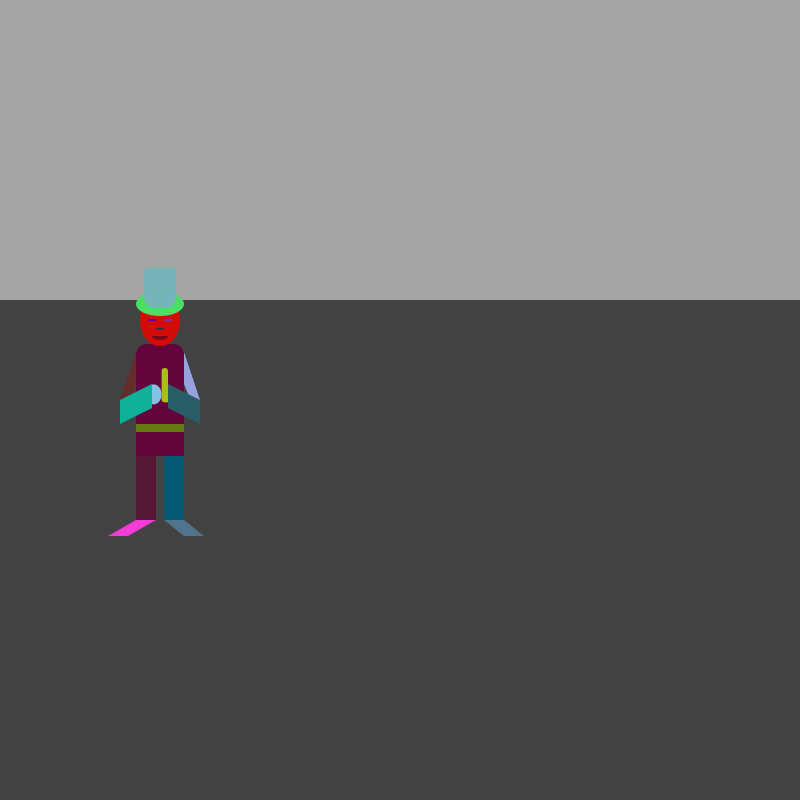
Frame 1 (no input)
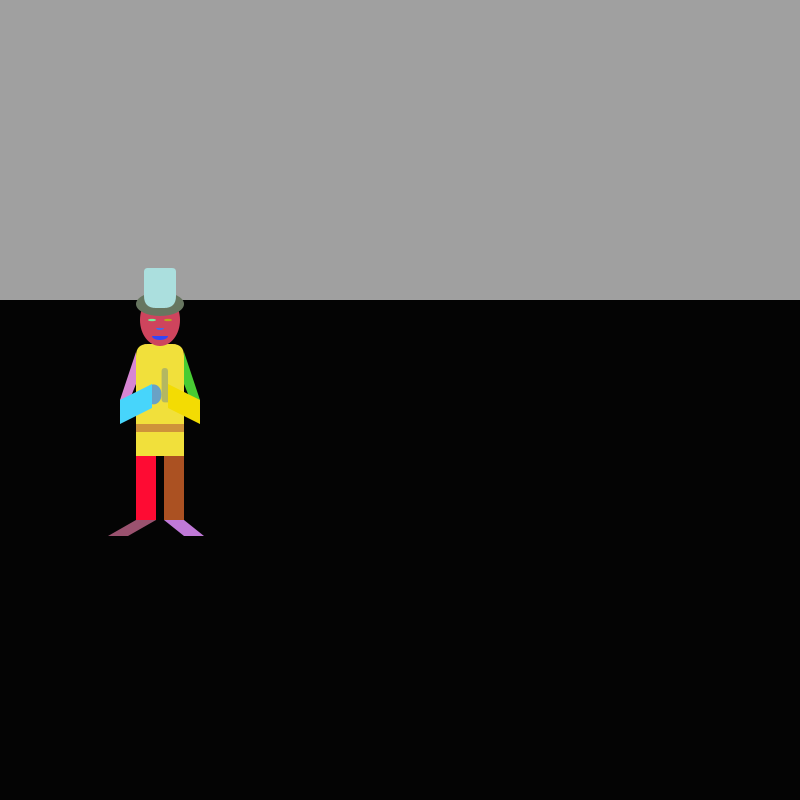
Frame 60 (the mouse pressed at the canvas centre just before this capture)
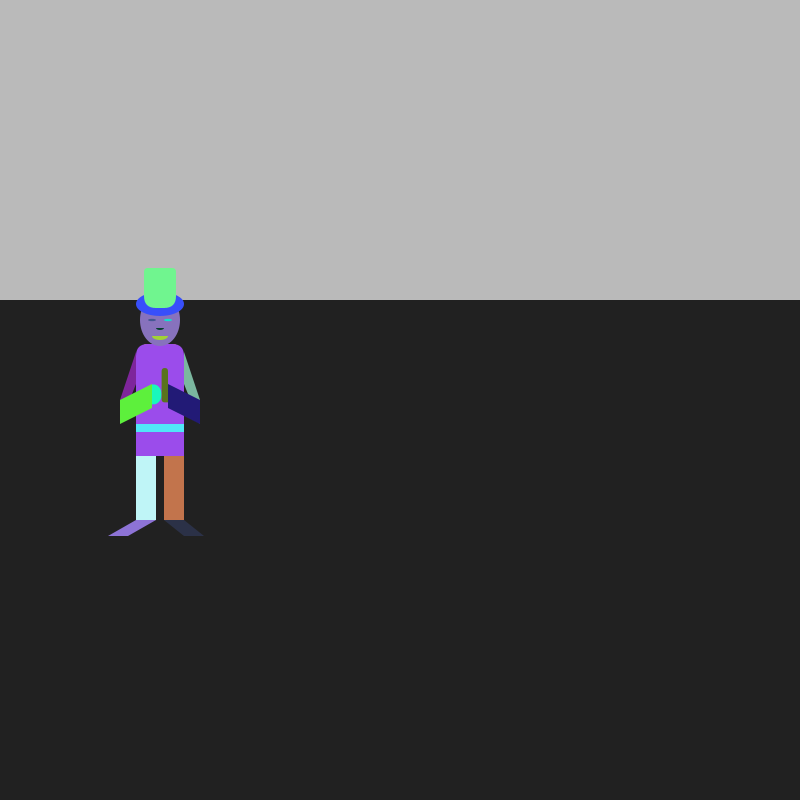
Frame 120 (the mouse held since frame 60 and released just before this capture)

The Processing sketch that drew these frames (run headless with seeded random() and noise(); from frame 60 on, the mouse is pressed at the canvas centre):

// Processing sketch: processing_138456
// ── processing_138456.pde

int j = 100;
int k = 400;
float l = .8;

void setup(){
  size(800,800); 

}
 
void draw(){
  
background(random(0,255));

 fill(random(0,255));
 noStroke();
  rect(0,300,800,500);

SENSEI();
}

void keyPressed() {
  if (key == CODED) {
    if (keyCode == LEFT) {
      j = j-10;
    } else if (keyCode == RIGHT) {
      j = j+10;
  }
    if (keyCode == UP) {
      l = l-(.01);
    } else if (keyCode == DOWN) {
      l = l+(.01);
}
}
}

void SENSEI(){

scale(l);

//rightfoot/
fill(random(0,255),random(0,255),random(0,255));
quad(j+70,k+250,j+95,k+250,j+60,k+270,j+35,k+270);

//leftfoot/
fill(random(0,255),random(0,255),random(0,255));
quad(j+105,k+250,j+130,k+250,j+155,k+270,j+130,k+270);

//pants//
fill(random(0,255),random(0,255),random(0,255));
rect(j+70,k+150,25,100);
fill(random(0,255),random(0,255),random(0,255));
rect(j+105,k+150,25,100);

//neckline//
triangle(j+80,k+30,j+120,k+30,j+100,k+60);
fill(random(0,255),random(0,255),random(0,255));

//torso//
fill(random(0,255),random(0,255),random(0,255));
rect(j+70,k+30,60,140,15,15,0,0);

//belt//
fill(random(0,255),random(0,255),random(0,255));
rect(j+70,k+130,60,10);

// face //
fill(random(0,255),random(0,255),random(0,255));
ellipse(j+100,k,50,65);

// left eke //
fill(random(0,255),random(0,255),random(0,255));
ellipse(j+90,k,10,3);

// right eke //
fill(random(0,255),random(0,255),random(0,255));
ellipse(j+110,k,10,3);

// hat //
fill(random(0,255),random(0,255),random(0,255));
ellipse(j+100,k-20,60,30);
fill(random(0,255),random(0,255),random(0,255));
rect(j+80,k-65,40,50,5,5,15,15);

//nose//
fill(random(0,255),random(0,255),random(0,255));
arc(j+100,k+10, 10, 5, 0, PI, OPEN);

//smile//
fill(random(0,255),random(0,255),random(0,255));
arc(j+100, k+20, 20, 10, 0, PI);

//righthand//
fill(random(0,255),random(0,255),random(0,255));
ellipse(j+92,k+93,20,25);

line(j+94,k+92,j+101,k+92);
line(j+94,k+96,j+100,k+96);
line(j+94,k+88,j+100,k+88);

//lefthand//
fill(random(0,255),random(0,255),random(0,255));
rect(j+102,k+60,8,43,60,60,0,20);

//rightarm//
fill(random(0,255),random(0,255),random(0,255));
quad(j+70,k+80,j+70,k+40,j+50,k+100,j+50,k+130);

fill(random(0,255),random(0,255),random(0,255));
quad(j+50,k+100,j+50,k+130,j+90,k+110,j+90,k+80);

//left arm//
fill(random(0,255),random(0,255),random(0,255));
quad(j+130,k+80,j+130,k+40,j+150,k+100,j+150,k+130);
 
fill(random(0,255),random(0,255),random(0,255));
quad(j+110,k+110,j+110,k+80,j+150,k+100,j+150,k+130);

}
